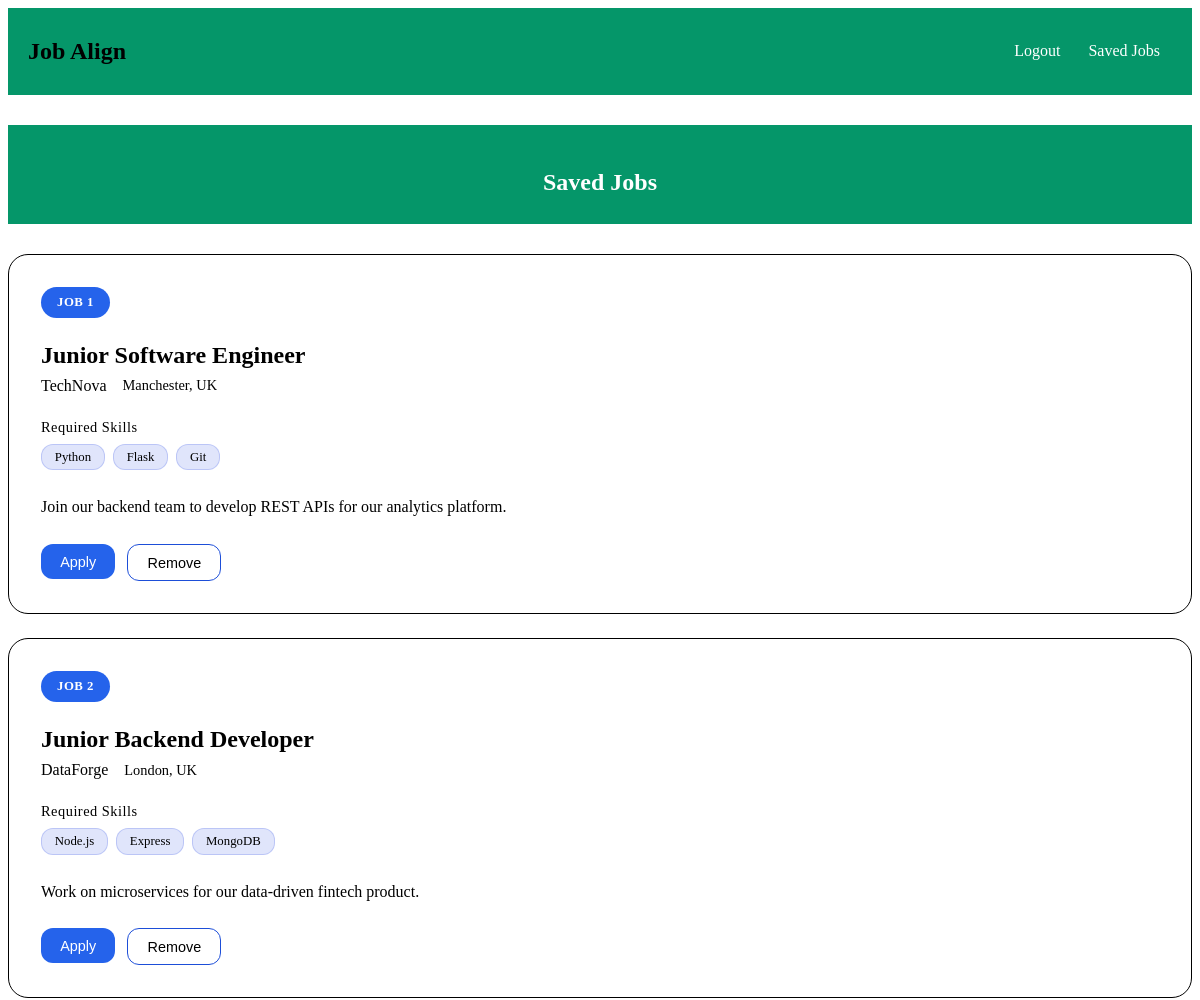
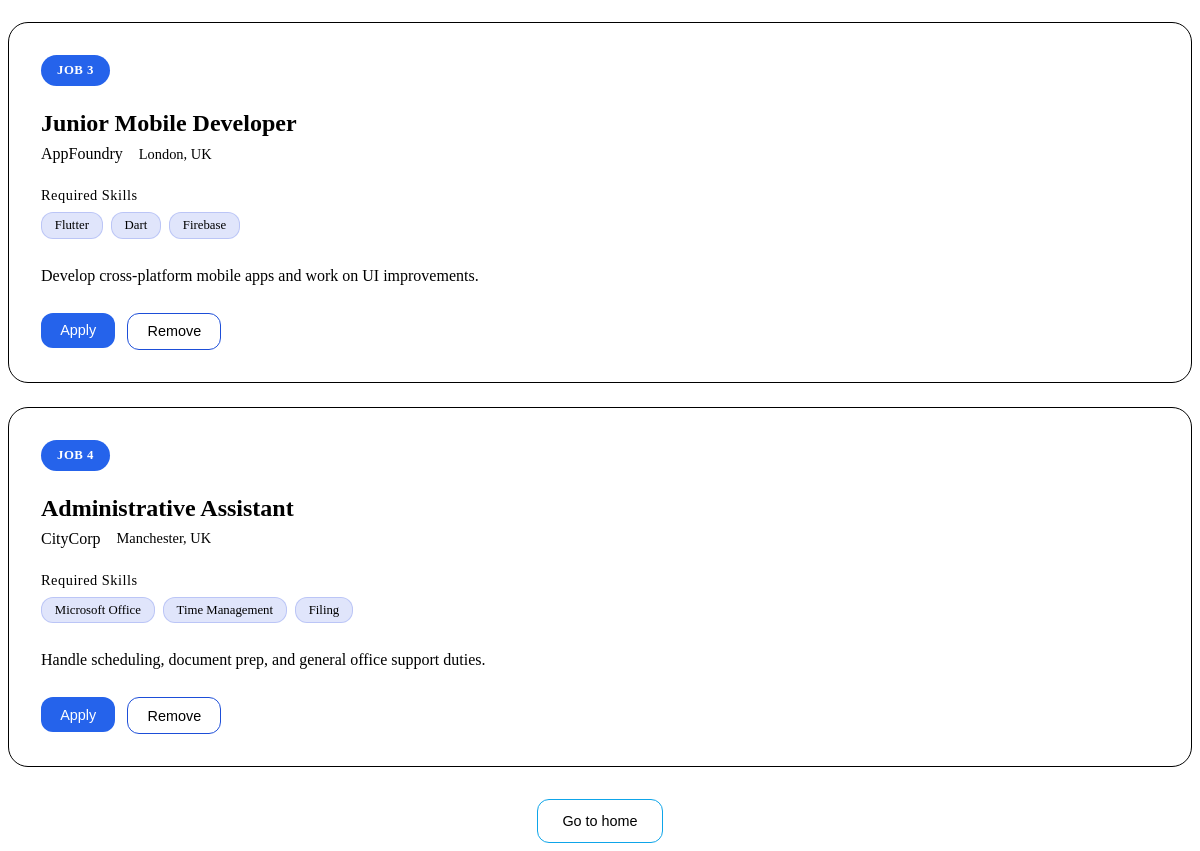
Page /search/saved_jobs (signed in) on the committed database (2 pictures, top to bottom).
### models.py (models this page shows)
class Job(db.Model):
    id = db.Column(db.Integer, primary_key=True)
    job_title = db.Column(db.String(150), nullable=False)
    location = db.Column(db.String(150), nullable=False)
    company = db.Column(db.String(150), nullable=False)
    description = db.Column(db.Text)
    skills = db.Column(db.String(300))
    apply = db.Column(db.String(300))
    status = db.Column(db.String(150))

### search.py (the view)
@search.route('saved_jobs', methods=['GET', 'POST'])
@login_required
def display_save_jobs():
    user_id = current_user.id
    saved_jobs = SavedJob.query.filter_by(user_id=user_id).all()
    jobs = [Job.query.get(saved.job_id) for saved in saved_jobs]
    return render_template('saved_jobs.html', save_jobs=jobs)

### Templates/saved_jobs.html (shortened to what this page needs)
{% extends 'base.html' %}
{% block head %}
    <link rel="stylesheet" href="{{ url_for('static', filename='style2.css') }}">
{% endblock %}
{% block body %}
<div class="main-section results-section" id="resultsSection">
    <div class="results-header">
        <h2>Saved Jobs</h2>
    </div>
    <div class="jobs-grid" style="margin-top: 30px;">
        {% if save_jobs %}
            {% for job in save_jobs %}
                <div class="job-card">
                    <div class="job-header">
                        <span class="job-badge">Job {{ loop.index }}</span>
                    </div>
                    <div class="job-title">{{ job.job_title }}</div>
                    <div class="company-info">
                        <div class="company-name">{{ job.company }}</div>
                        <div class="location">{{ job.location }}</div>
                    </div>
                    <div class="skills-container">
                        <div class="skills-label">Required Skills</div>
                        <div class="skills-list">
                            {% for skill in job.skills.split(', ') %}
                                <span class="skill-tag">{{ skill }}</span>
                            {% endfor %}
                        </div>
                    </div>
                    <div class="job-description">{{ job.description }}</div>
                    <div class="job-actions">
                        <form action='{{ job.apply }}' method='get'>
                            <button class="btn btn-primary" type='submit'>Apply</button>
                        </form>
                        <button class="btn btn-secondary" data_id="{{ job.id }}" action_needed = 'remove'>
                            Remove
                        </button>
                    </div>
                </div>
            {% endfor %}
        {%else%}
            <h3 class = 'nojobs'> You have no saved jobs browse to add!!</h3>
        {% endif %}
    </div>
    <form action="{{ url_for('index') }}">
        <div class="back-section">
            <button class="back-button" id="backBtn">Go to home</button>
        </div>
    </form>
</div>
{% endblock %}

### Templates/base.html (shortened to what this page needs)
<!DOCTYPE html>
<html lang="en">
<head>
    {% block head %}{% endblock %}
</head>
<body>
    <nav class="navbar">
        <a href = '/' class="title_header"><h1>Job Align</h1></a>
        <div class="collapse-navbar">
            <div class="navbar-nav">
            {% if current_user.is_authenticated %}
                <a class="signup" href="/logout">Logout</a>
                <a class="signup" href="/search/saved_jobs">Saved Jobs</a>
            {% else %}
                <a class="signup" href="/signup">Signup</a>
                <a class="signup" href="/login">Login</a>
            {% endif %}
            </div>
        </div>
    </nav>
    <div class="page-content">
    {% block body %}{% endblock %}
</body>
</html>

### static/style2.css (style rules this page uses)
:root { --primary-blue: #2563eb; --primary-blue-dark: #1d4ed8; --primary-blue-light: #3b82f6; --secondary-blue: #1e40af; --accent-blue: #0ea5e9; --light-blue: #eff6ff; --navy-blue: #1e3a8a; --gray-50: #f8fafc; --gray-100: #f1f5f9; --gray-200: #e2e8f0; --gray-300: #cbd5e1; --gray-400: #94a3b8; --gray-500: #64748b; --gray-600: #475569; --gray-700: #334155; --gray-800: #1e293b; --gray-900: #0f172a; --white: #ffffff; --success-green: #059669; --warning-orange: #d97706; --shadow-sm: 0 1px 2px 0 rgb(0 0 0 / 0.05); --shadow-md: 0 4px 6px -1px rgb(0 0 0 / 0.1), 0 2px 4px -2px rgb(0 0 0 / 0.1); --shadow-lg: 0 10px 15px -3px rgb(0 0 0 / 0.1), 0 4px 6px -4px rgb(0 0 0 / 0.1); --shadow-xl: 0 20px 25px -5px rgb(0 0 0 / 0.1), 0 8px 10px -6px rgb(0 0 0 / 0.1); }
.results-header { background: var(--success-green); padding: 1.5rem 3rem; text-align: center; margin-top: 30px; }
.results-header h2 { color: var(--white); font-size: 1.5rem; font-weight: 600; margin-bottom: 0.25rem; }
.jobs-grid { display: grid; gap: 1.5rem; margin-bottom: 2rem; }
.job-card { background: rgba(255, 255, 255, 0.08); backdrop-filter: blur(10px); border: 1px solid black; border-radius: 20px; padding: 2rem; transition: all 0.3s ease; position: relative; overflow: hidden; opacity: 1; }
.job-header { display: flex; justify-content: space-between; align-items: flex-start; margin-bottom: 1.5rem; }
.job-badge { background: var(--primary-blue); color: var(--white); padding: 0.5rem 1rem; border-radius: 20px; font-size: 0.8rem; font-weight: 600; text-transform: uppercase; letter-spacing: 0.5px; }
.job-title { font-size: 1.5rem; font-weight: 600; color: var(--text-secondary); margin-bottom: 0.5rem; }
.company-info { display: flex; align-items: center; gap: 1rem; margin-bottom: 1.5rem; }
.company-name { color: var(--text-primary); font-weight: 500; }
.location { color: var(--text-secondary); font-size: 0.9rem; }
.skills-container { margin-bottom: 1.5rem; }
.skills-label { color: var(--text-secondary); font-size: 0.9rem; margin-bottom: 0.5rem; letter-spacing: 0.5px; }
.skills-list { display: flex; flex-wrap: wrap; gap: 0.5rem; }
.skill-tag { background: rgba(102, 126, 234, 0.2); color: var(--text-primary); padding: 0.3rem 0.8rem; border-radius: 12px; font-size: 0.8rem; font-weight: 500; border: 1px solid rgba(102, 126, 234, 0.3); }
.job-description { color: var(--text-secondary); line-height: 1.6; margin-bottom: 1.5rem; }
.job-actions { display: flex; gap: 0.75rem; }
.btn { padding: 0.6rem 1.2rem; border-radius: 12px; font-size: 0.9rem; font-weight: 500; cursor: pointer; transition: all 0.3s ease; border: none; }
.btn-primary { background: var(--primary-blue); color: var(--white); }
.btn-secondary { background: rgba(255, 255, 255, 0.1); color: var(--text-primary); border: 1px solid var(--primary-blue-dark); }
.back-button { background: rgba(255, 255, 255, 0.1); color: var(--text-primary); border: 1px solid var(--accent-blue); padding: 0.8rem 1.5rem; border-radius: 12px; cursor: pointer; font-size: 0.9rem; font-weight: 500; transition: all 0.3s ease; margin-top: 2rem; display: block; margin-left: auto; margin-right: auto; }
.navbar { background-color: #059669; display: flex; justify-content: space-between; align-items: center; padding: 10px 20px; }
.signup { color: white; text-decoration: none; padding: 8px 12px; border-radius: 5px; transition: background-color 0.3s ease; }
a { text-decoration: none; color: inherit; }

### rows in the picture
Job: job_title "Junior Software Engineer", company "TechNova", location "Manchester, UK", skill "Python" "Flask" "Git", description "Join our backend team to develop REST APIs for our analytics platform."
Job: job_title "Junior Backend Developer", company "DataForge", location "London, UK", skill "Node.js" "Express" "MongoDB", description "Work on microservices for our data-driven fintech product."
Job: job_title "Junior Mobile Developer", company "AppFoundry", location "London, UK", skill "Flutter" "Dart" "Firebase", description "Develop cross-platform mobile apps and work on UI improvements."
Job: job_title "Administrative Assistant", company "CityCorp", location "Manchester, UK", skill "Microsoft Office" "Time Management" "Filing", description "Handle scheduling, document prep, and general office support duties."
